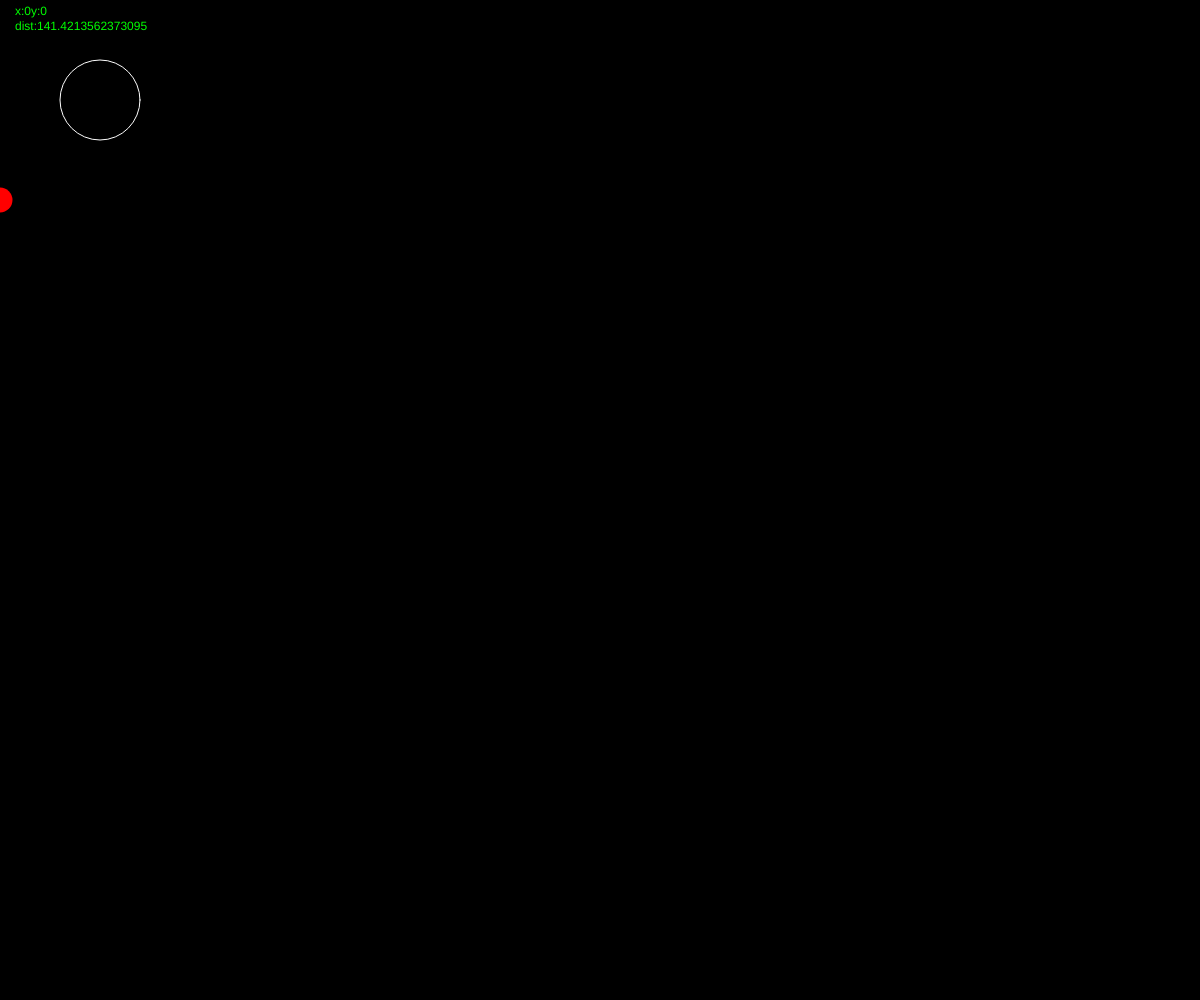
Frame 1 (no input)
Frame 60 (no input): identical to frame 1, image omitted
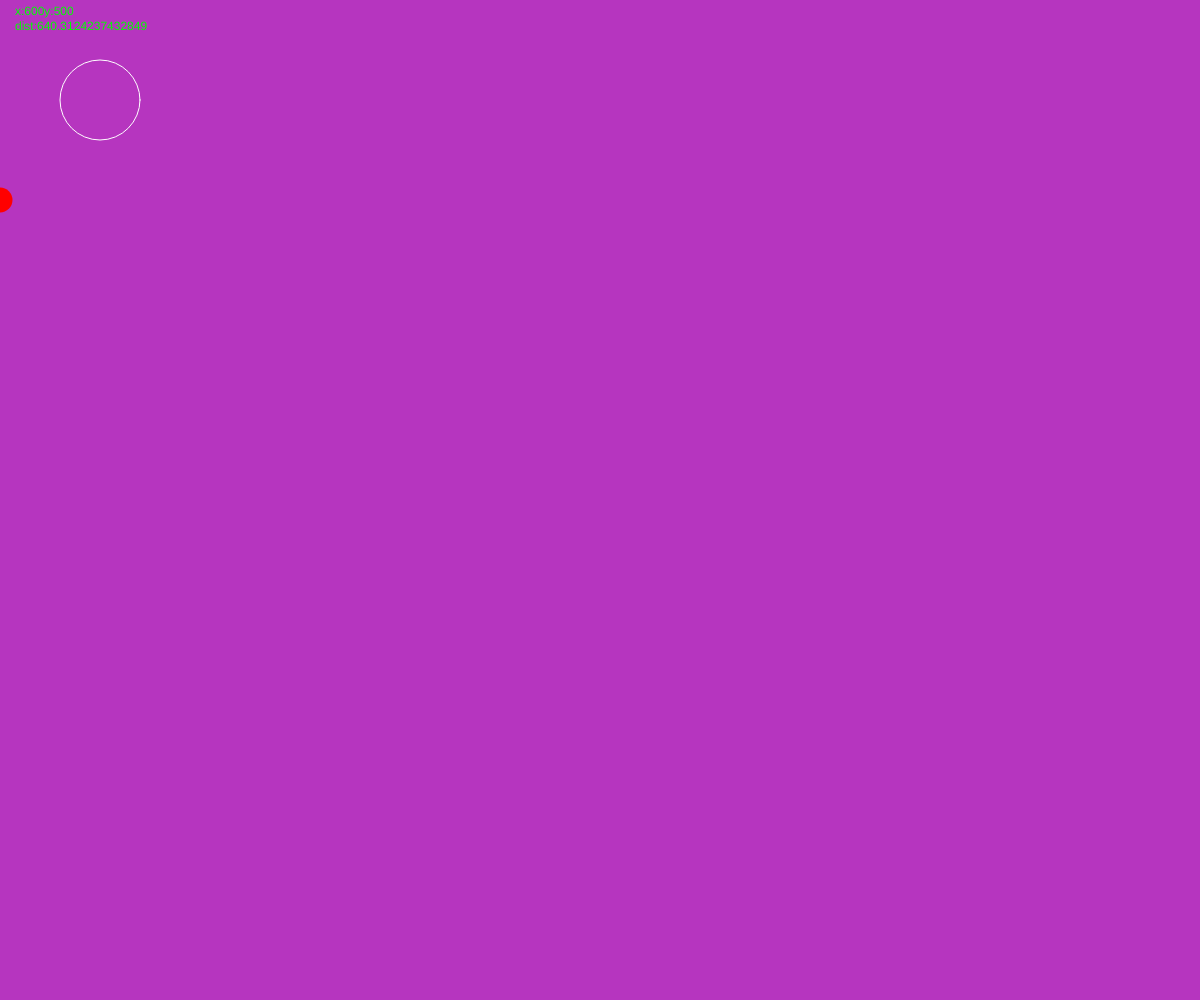
Frame 120 (the mouse pressed at the canvas centre since frame 60)

The p5.js sketch that drew these frames (run headless with seeded random() and noise() and a simulated clock; from frame 60 on, the mouse is pressed at the canvas centre):

// p5.js sketch
// ── sketch.js
let buttonX=100;
let buttonY=100;
let buttonD=80;
let hovering= false;
// boolean variable that tracks whether the mouse is 
// hovering over my button

let r = 0; // variable to hold red amount
let g = 0; // variable to hold green amount
let b = 0; // variable to hold blue amount

// global variables



function setup() {
  createCanvas(windowWidth, windowHeight);
  // if the background is in
  // the draw loop, it will be refreshed 
  // (use this if you want to create a paint effect)
}

function draw() {



  background(r,g,b)
  strokeWeight(1)// resests strokeweight to 1
  fill(0,255,0); // green fill
  text("x:" + mouseX + "y:" + mouseY, 15,15)
  let distance = dist(mouseX,mouseY, buttonX, buttonY)
  // dist: x-coordinate of the first point
  // Calculates the distance between two points, in either two or three dimensions.
  text("dist:"+distance,15,30);

  stroke(255); // white stroke
  noFill();

  

  if(distance<buttonD){
  // IS the distance between the mouse and the center
  // LESS THAN the radius?
  fill(50);
  hovering=true;
  // when button is over circle, fills with the new color

    if (hovering==true){ // flipped hovering variable

    if(mouseIsPressed){
      strokeWeight(3); // makes the stroke wider when pressed (in circle)

    }
  }
  }
  circle(buttonX,buttonY,buttonD);

  fill("red");
  noStroke(0);
  circle(0,200,25);

}

function mousePressed(){ 
  // the mousePressd function runs enclosed code 
  // ONCE when the mouse is pressed down
  
  r = random (255); 
  g = random (255);
  b = random (255);
  
}
